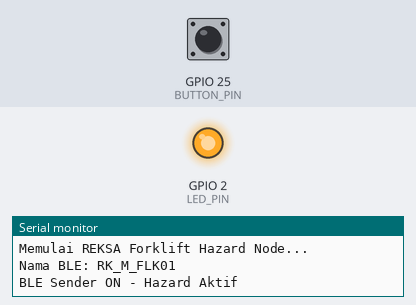
Simulated run of this sketch. Board: ESP32. On the bench: output pins drawn as LEDs (lit = HIGH), the last lines printed to the serial monitor. Inputs (shaded band) come from the test bench; at power-on: GPIO 25 (BUTTON_PIN) HIGH. Nothing arrives over Bluetooth unless stated.

Above: at 2.2 s.
2.3 s: GPIO 25 (BUTTON_PIN) pulled LOW for 0.15 s
At 3.0 s:
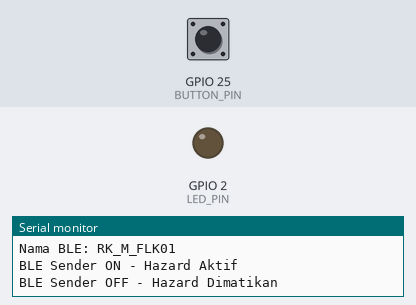
5.4 s: GPIO 25 (BUTTON_PIN) pulled LOW for 1 s
At 6.7 s:
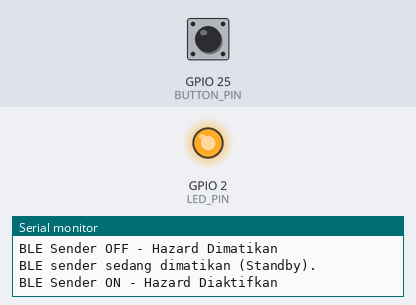
9.4 s: GPIO 25 (BUTTON_PIN) pulled LOW for 3.2 s
At 10.0 s:
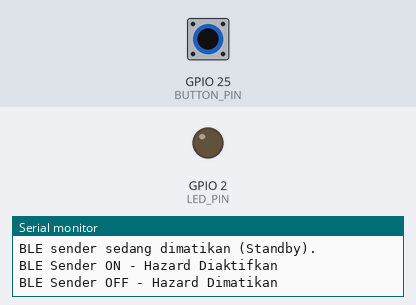
14.1 s: GPIO 25 (BUTTON_PIN) driven LOW
At 15.0 s:
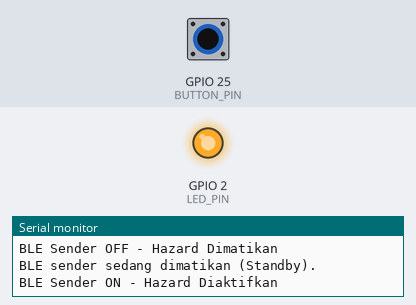
Timing chart, 0 to 17.1 s (numbered marks = the images above; inputs shaded):
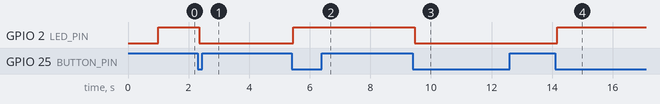

Measured:
- after the input at 2.3 s, GPIO 2 (LED_PIN): HIGH → LOW after 0.05 s
- after the input at 5.4 s, GPIO 2 (LED_PIN): LOW → HIGH after 0.06 s
- after the input at 9.4 s, GPIO 2 (LED_PIN): HIGH → LOW after 0.06 s
- after the input at 14.1 s, GPIO 2 (LED_PIN): LOW → HIGH after 0.07 s

The sketch:

hazard_forklift_f01.ino
```cpp
#include <Arduino.h>
#include <BLEAdvertising.h>
#include <BLEDevice.h>
#include <BLEUtils.h>

/*
 * Standar Reksa Industrial Beacon (11 karakter, ultra-fast zero-overhead):
 * Format: RK_[CAT]_[TYP][NN]
 * RK_M_FLK01 -> Mobile Hazard, Forklift Unit 01.
 * Helm mendeteksi awalan "RK_" dan mengklasifikasikan kategori dalam hitungan nanodetik.
 * (Legacy format: REKSA_HAZARD_F01 tetap didukung sebagai fallback).
 */

const char *HAZARD_NAME = "RK_M_FLK01";
BLEAdvertising *advertising = nullptr;

const int BUTTON_PIN = 25;
const int LED_PIN = 2;
bool isAdvertising = true;
bool lastButtonState = HIGH;

void startAdvertising() {
  BLEAdvertisementData advertisementData;
  BLEAdvertisementData scanResponseData;

  advertisementData.setFlags(0x06);
  scanResponseData.setName(HAZARD_NAME);

  advertising->setAdvertisementData(advertisementData);
  advertising->setScanResponseData(scanResponseData);
  advertising->setScanResponse(true);

  /*
   * Interval lebih pendek membuat helm lebih cepat melihat forklift.
   * Nilai BLE memakai unit 0.625 ms.
   * 0x00A0 = 100 ms.
   */
  advertising->setMinInterval(0x00A0);
  advertising->setMaxInterval(0x00F0);

  advertising->start();
  Serial.println("BLE Sender ON - Hazard Aktif");
}

void setup() {
  Serial.begin(115200);
  delay(1000);

  pinMode(BUTTON_PIN, INPUT_PULLUP);
  pinMode(LED_PIN, OUTPUT);

  Serial.println("\nMemulai REKSA Forklift Hazard Node...");
  Serial.print("Nama BLE: ");
  Serial.println(HAZARD_NAME);

  BLEDevice::init(HAZARD_NAME);
  advertising = BLEDevice::getAdvertising();

  startAdvertising();
  digitalWrite(LED_PIN, HIGH);
}

void loop() {
  bool currentButtonState = digitalRead(BUTTON_PIN);
  if (lastButtonState == HIGH && currentButtonState == LOW) {
    delay(50);
    if (digitalRead(BUTTON_PIN) == LOW) {
      if (isAdvertising) {
        advertising->stop();
        digitalWrite(LED_PIN, LOW);
        Serial.println("BLE Sender OFF - Hazard Dimatikan");
      } else {
        advertising->start();
        digitalWrite(LED_PIN, HIGH);
        Serial.println("BLE Sender ON - Hazard Diaktifkan");
      }
      isAdvertising = !isAdvertising;
    }
  }

  lastButtonState = currentButtonState;

  static unsigned long lastStatusAt = 0;
  if (millis() - lastStatusAt >= 5000) {
    lastStatusAt = millis();
    if (isAdvertising) {
      Serial.println("BLE advertising aktif. Mengirim sinyal hazard...");
    } else {
      Serial.println("BLE sender sedang dimatikan (Standby).");
    }
  }

  delay(50);
}
```
